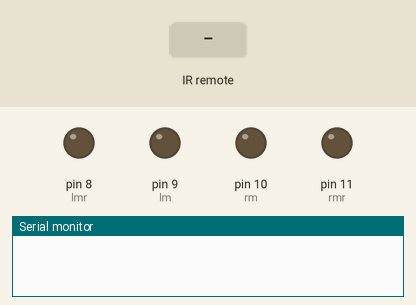
Recording of a sketch running on a simulated Arduino Uno, built with avr-gcc and run on an emulated ATmega328P. On the bench: output pins drawn as LEDs (lit = HIGH), the last lines printed to the serial monitor. The test bench sets the inputs (shaded band).

Above: at 1.2 s.
1.3 s: infrared code 0x80BF53AC received
At 1.9 s:
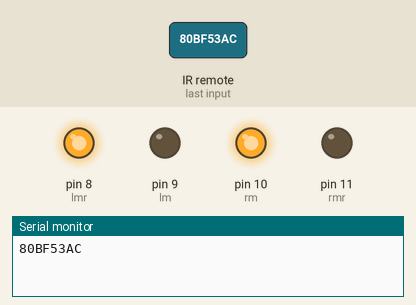
2.8 s: infrared code 0x80BF4BB4 received
At 4.0 s:
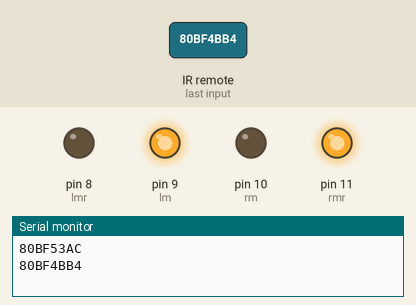
4.3 s: infrared code 0x80BF9966 received
At 5.4 s:
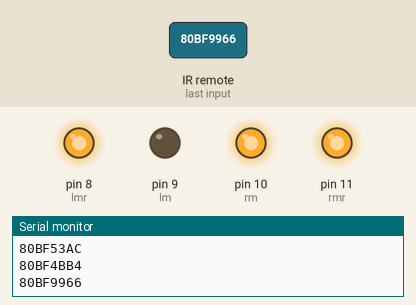
5.8 s: infrared code 0x80BF837C received
At 6.5 s:
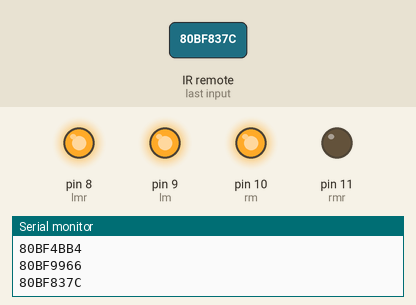
7.3 s: infrared code 0x80BF738C received
At 7.7 s:
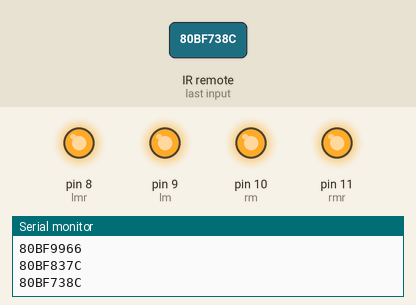
Timing chart, 0 to 9.8 s (numbered marks = the images above; inputs shaded):
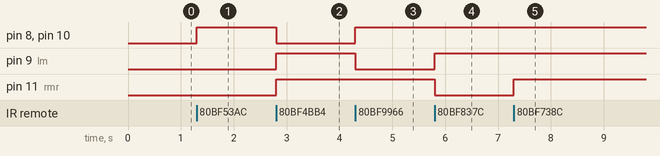

Measured:
- after the input at 1.3 s, pin 8 (lmr), pin 10 (rm): LOW → HIGH at once
- after the input at 2.8 s, pin 8 (lmr), pin 10 (rm): HIGH → LOW at once; pin 9 (lm), pin 11 (rmr): LOW → HIGH at once
- after the input at 4.3 s, pin 8 (lmr), pin 10 (rm): LOW → HIGH at once; pin 9 (lm): HIGH → LOW at once
- after the input at 5.8 s, pin 9 (lm): LOW → HIGH at once; pin 11 (rmr): HIGH → LOW at once
- after the input at 7.3 s, pin 11 (rmr): LOW → HIGH at once

The sketch:

rc_car.ino
```cpp
#include <IRremote.h>

int lm=9;//pin 9 of arduino to pin 7 of l293d
int lmr=8;//pin 8 of arduino to pin 2 of l293d
int rm=10;//pin 10 of arduino to pin 10 of l293d
int rmr=11;//pin 11 of arduino to pin 15 of l293d

int RECV_PIN = 6;//pin 6 of arduino to data pin of ir receiver
IRrecv irrecv(RECV_PIN);
decode_results results;

void setup()
{
  pinMode(lm,OUTPUT);
  pinMode(lmr,OUTPUT);
  pinMode(rm,OUTPUT);
  pinMode(rmr,OUTPUT);
  Serial.begin(9600);
  irrecv.enableIRIn(); // Start the receiver
}

void loop()
{
  if (irrecv.decode(&results))
    {
     Serial.println(results.value, HEX);
     irrecv.resume(); // Receive the next value
    }
   //bot moves front
    if(results.value==0x80BF53AC)
    {
      digitalWrite(lm,LOW);
      digitalWrite(lmr,HIGH);
      digitalWrite(rm,HIGH);
      digitalWrite(rmr,LOW);
    }
    //bot moves back
    if(results.value==0x80BF4BB4)
    {
      digitalWrite(lm,HIGH);
      digitalWrite(lmr,LOW);
      digitalWrite(rm,LOW);
      digitalWrite(rmr,HIGH);
    }
    //bot moves left
     if(results.value==0x80BF9966)
    {
      digitalWrite(lm,LOW);
      digitalWrite(lmr,HIGH);
      digitalWrite(rm,HIGH);
      digitalWrite(rmr,HIGH);
    }
    //bot moves right
     if(results.value==0x80BF837C)
    {
      digitalWrite(lm,HIGH);
      digitalWrite(lmr,HIGH);
      digitalWrite(rm,HIGH);
      digitalWrite(rmr,LOW);
    }
    //bot stops
    if(results.value==0x80BF738C)
    {
      digitalWrite(lm,HIGH);
      digitalWrite(lmr,HIGH);
      digitalWrite(rm,HIGH);
      digitalWrite(rmr,HIGH);
    }
}
```
